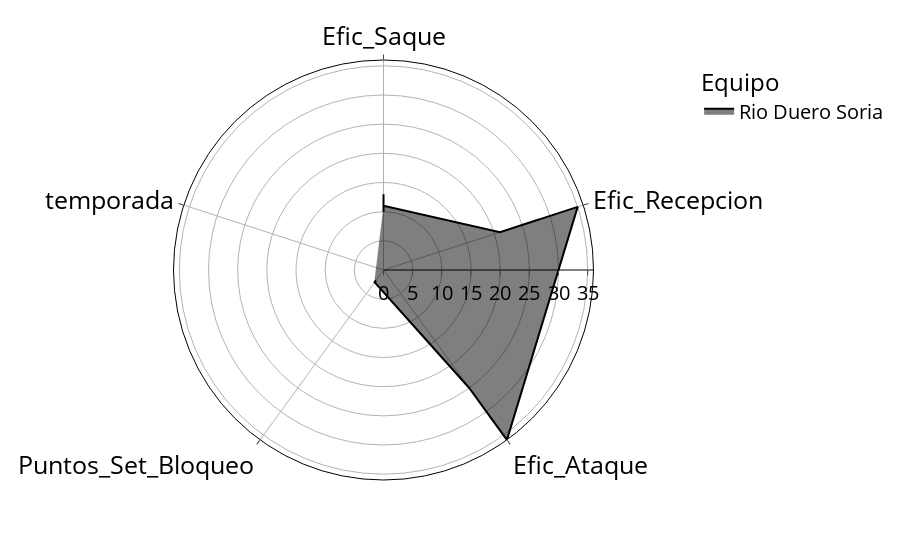

The notebook cell saved with this chart:
### Code cell
araña('Rio Duero Soria')

### Figure 1 — Plotly figure (JSON) as saved in the notebook; plotly's stock layout.template omitted (floating-point values rounded to 4 significant figures)
{"data": [{"fill": "toself", "hovertemplate": "Equipo=Rio Duero Soria<br>r=%{r}<br>theta=%{theta}<extra></extra>", "legendgroup": "Rio Duero Soria", "line": {"color": "#000001", "dash": "solid"}, "marker": {"symbol": "circle"}, "mode": "lines", "name": "Rio Duero Soria", "r": [11, 13, 10, 11, 11, 21, 28, 24, 27, 35, 36, 31, 35, 30, 25, 2.6, 2.2, 2.3, 2.3, 2.7, "2023-2024", "2022-2023", "2021-2022", "2020-2021", "2019-2020", 11], "showlegend": true, "subplot": "polar", "theta": ["Efic_Saque", "Efic_Saque", "Efic_Saque", "Efic_Saque", "Efic_Saque", "Efic_Recepcion", "Efic_Recepcion", "Efic_Recepcion", "Efic_Recepcion", "Efic_Recepcion", "Efic_Ataque", "Efic_Ataque", "Efic_Ataque", "Efic_Ataque", "Efic_Ataque", "Puntos_Set_Bloqueo", "Puntos_Set_Bloqueo", "Puntos_Set_Bloqueo", "Puntos_Set_Bloqueo", "Puntos_Set_Bloqueo", "temporada", "temporada", "temporada", "temporada", "temporada", "Efic_Saque"], "type": "scatterpolar"}], "layout": {"font": {"color": "black", "size": 20}, "legend": {"title": {"text": "Equipo"}, "tracegroupgap": 0}, "margin": {"t": 60}, "paper_bgcolor": "rgba(0,0,0,0)", "plot_bgcolor": "rgba(0,0,0,0)", "polar": {"angularaxis": {"direction": "clockwise", "linecolor": "black", "rotation": 90, "tickfont": {"color": "black", "size": 25}}, "domain": {"x": [0, 1], "y": [0, 1]}, "radialaxis": {"linecolor": "black", "tickfont": {"color": "black", "size": 20}}}}}
